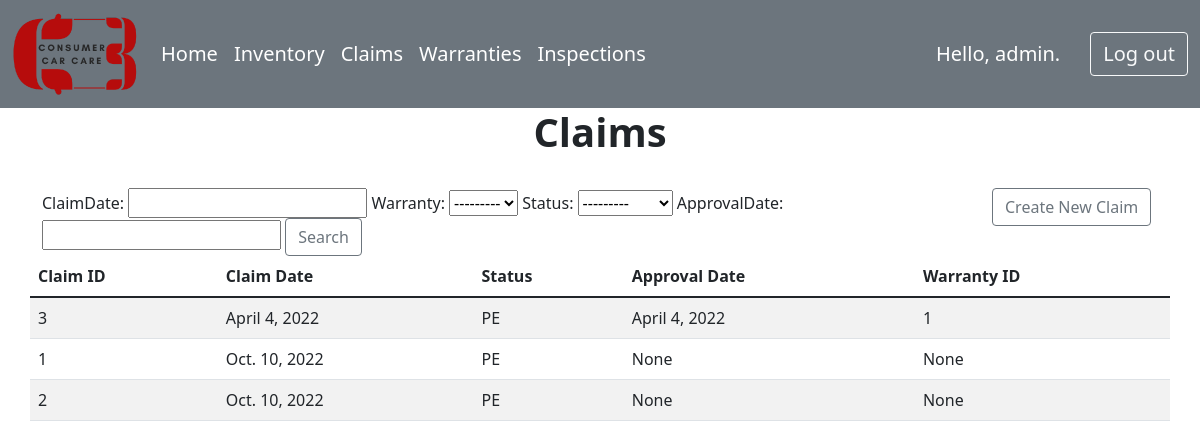
Before: /claimsIndex/ (signed in) with the older database file.
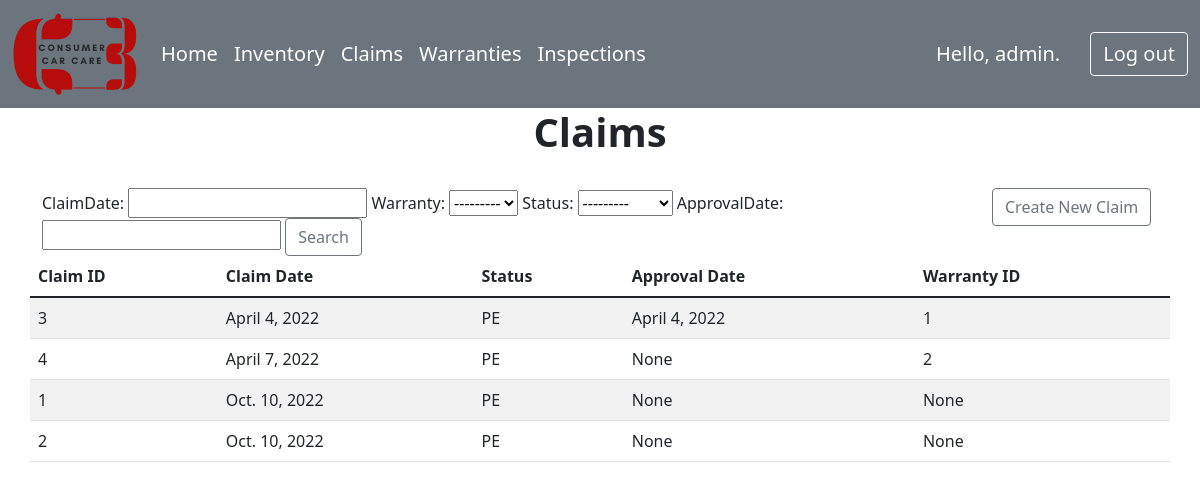
After: the same page with the newer database file.
### enterprises/models.py (models this page shows, shortened)
class Claim(models.Model):
    claimDate = models.DateField()
    warranty = models.ForeignKey(Warranty,on_delete=models.SET_NULL,null=True)
    STATUS_CHOICES = [
        ('AP', 'Approved'),
        ('RE', 'Rejected'),
        ('AC', 'Active'),
        ('PE', 'Pending')
    ]
    status = models.CharField(
        max_length = 2,
        choices = STATUS_CHOICES,
        default = 'PE'
    )
    approvalDate = models.DateField(blank=True, null=True)

class Warranty(models.Model):
    inventory = models.ForeignKey(Inventory,on_delete=models.SET_NULL,null=True)
    brand = models.CharField(max_length=30)
    name = models.CharField(max_length=30)
    def __str__(self):
        return(str(self.pk))

### enterprises/views.py (the view)
# urls.py: path('claimsIndex/', views.claimsIndex, name='claimsIndex'),
@login_required
def claimsIndex(request):
    claimsList=Claim.objects.order_by('claimDate')
    myFilter = ClaimsFilter(request.GET, queryset=claimsList)
    claimsList = myFilter.qs
    context={'claims':claimsList, 'myFilter':myFilter}
    return render(request, 'enterprises/claimsIndex.html', context)

### enterprises/templates/enterprises/claimsIndex.html
{% extends "enterprises/base.html" %}
{% block content %}
<div class="container">
    <div class="row">
        <h1 style="font-weight: bold; text-align: center;">Claims</h1>
    </div>
    <br>
    <div class="row">
        <div class="col-10">
            <form>
                <div class="form-group">
                    {{myFilter.form}}
                <button class="btn btn-outline-secondary" type="submit">Search</button>
                </div>
            </form>
        </div>
        <div class="col-2">
            <a href="{% url 'enterprises:newClaim' %}">
                <button class="btn btn-outline-secondary">Create New Claim</button>
            </a>
        </div>
    <table class="table table-striped">
    <thead>
        <tr>
            <th scope="col">Claim ID</th>
            <th scope="col">Claim Date</th>
            <th scope="col">Status</th>
            <th scope="col">Approval Date</th>
            <th scope="col">Warranty ID</th>
        </tr>
    </thead>
    <tbody>
        {% for claim in claims %}
            <tr>
                <td>{{claim.pk}}</td>
                <td>{{claim.claimDate}}</td>
                <td>{{claim.status}}</td>
                <td>{{claim.approvalDate}}</td>
                <td>{{claim.warranty}}</td>
            </tr>
        {% endfor %}
    </tbody>
</table>
</div>
{% endblock content %}

Changed rows visible on the page:
added Claim: pk "4", claimDate "April 7, 2022", status "PE", approvalDate "None", warranty "2"
